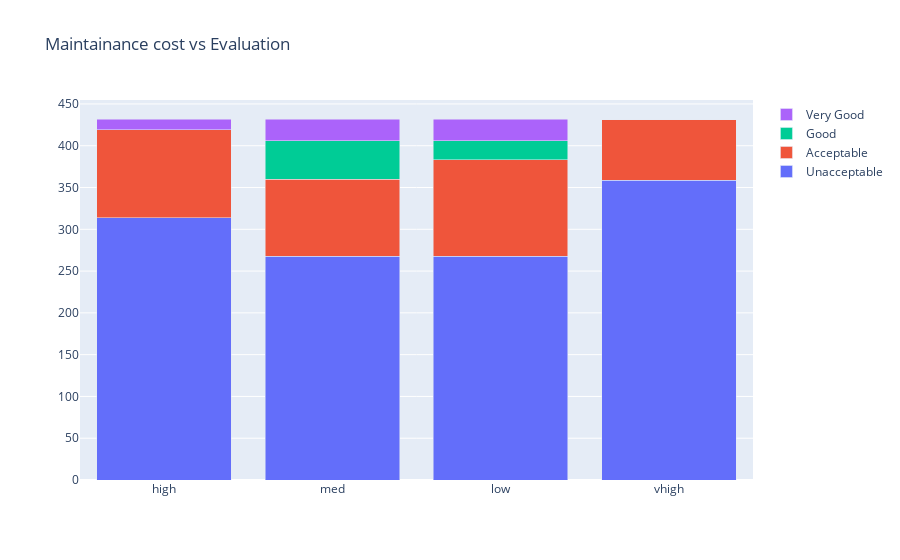

The cell this chart's notebook holds for it:
### Code cell
data = [
    go.Bar(
        x=a1[0].index, # assign x as the dataframe column 'x'
        y=mc['unacc'],
        name='Unacceptable'
    ),
    go.Bar(
        x=a1[0].index,
        y=mc['acc'],
        name='Acceptable'
    ),
    go.Bar(
        x=a1[0].index,
        y=mc['good'],
        name='Good'
    ),
    go.Bar(
        x=a1[0].index,
        y=mc['vgood'],
        name='Very Good'
    )

]

layout = go.Layout(
    barmode='stack',
    title='Maintainance cost vs Evaluation'
)

fig = go.Figure(data=data, layout=layout)
py.iplot(fig, filename='cars_donut')

### Figure 1 — Plotly figure (JSON) as saved in the notebook; plotly's stock layout.template omitted (floating-point values rounded to 4 significant figures)
{"data": [{"name": "Unacceptable", "type": "bar", "x": ["high", "med", "low", "vhigh"], "y": [314, 268, 268, 359]}, {"name": "Acceptable", "type": "bar", "x": ["high", "med", "low", "vhigh"], "y": [105, 92, 115, 72]}, {"name": "Good", "type": "bar", "x": ["high", "med", "low", "vhigh"], "y": [0, 46, 23, 0]}, {"name": "Very Good", "type": "bar", "x": ["high", "med", "low", "vhigh"], "y": [13, 26, 26, 0]}], "layout": {"barmode": "stack", "title": {"text": "Maintainance cost vs Evaluation"}}}
